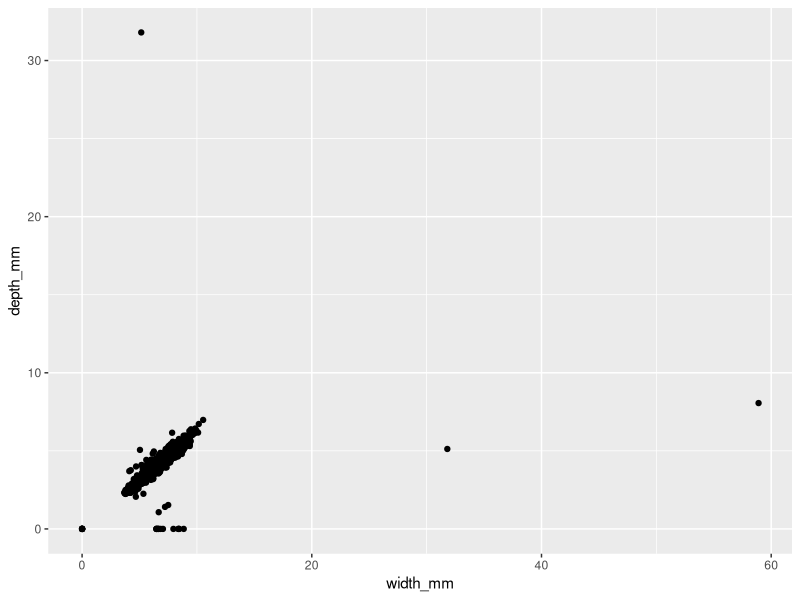

R code for this plot: (Note: this script raises an error after producing the figure.)
## ---- chunk 1
library(tidyverse) 
library(ggplot2)
## ---- chunk 2
diamonds <- diamonds %>% rename(
    depth_pct = depth,
    length_mm = x,
    width_mm = y,
    depth_mm = z,
    table_pct = table
  )
## ---- chunk 3
# Do some preliminary investigations & cleaning

ggplot(data = diamonds,
       mapping = aes(x = width_mm,
                      y = depth_mm)) +
  geom_point()

diamonds <- diamonds %>%
  filter(length_mm != 0, length_mm < 20, width_mm != 0, width_mm < 20, depth_mm != 0, depth_mm < 20)

## ---- chunk 4

diamonds <- diamonds %>%
  mutate(table_mm = table_pct * width_mm / 100)

# Overall table_mm arithmetic mean?

diamonds %>%
  summarise(mean_table_length = mean(table_mm, na.rm = TRUE))




# table_mm arithmetic mean within each clarity category

diamonds %>%
  group_by(clarity) %>%
  summarise(average_table_length = mean(table_mm, na.rm = TRUE))




## ---- chunk 5
# Write gmean() command


gmean <- function(x){
  n = length(x)
  exp(1/n * mean(log(x)))
}

gmean(diamonds$table_mm)

## ---- chunk 6

test_data <- list(
  test1 = c(2.1, 3.8, 4.2),
  test2 = c(1, 10, 100, 1000),
  test3 = c(0, 1, 4),
  test4 = c(0.38,  0.94, -1.56),
  test5 = c(TRUE, TRUE),
  test6 = c("6", "7", "8")
)


# Create for loop to test gmean() on the above examples

for (i in seq_along(test_data)){
  print(gmean(test_data[[i]]))
}

## ---- chunk 7
# Copy gmean() from Ex4 and edit it to check the input

gmean <- function(x){
  
  if(!is.numeric(x)){
    warning("Use numeric values only")
    return(NaN)
  }
  
  if( any(x <= 0) ){
    warning("Use positive numbers only")
    return(NaN)
  }
  
  
  
  n = length(x)
  exp(1/n * mean(log(x)))
}



# Copy your code from Ex 5 to test your new command

for (i in seq_along(test_data)){
  print(gmean(test_data[[i]]))
}



## ---- chunk 8
# Overall table_mm geometic mean?

gmean(diamonds$table_mm[[i]])




# table_mm geometic mean within each clarity category

diamonds %>%
  group_by(clarity) %>%
  summarise(
    table_mean = mean(table_mm),
    table_median = median(table_mm),
    table_gmean = gmean(table_mm[[i]])
  )




## ---- chunk 9
# Create gmean2() that computes the geometric mean 
#   that uses the original definition






## ---- chunk 10
# Create a function that computes the harmonic mean







